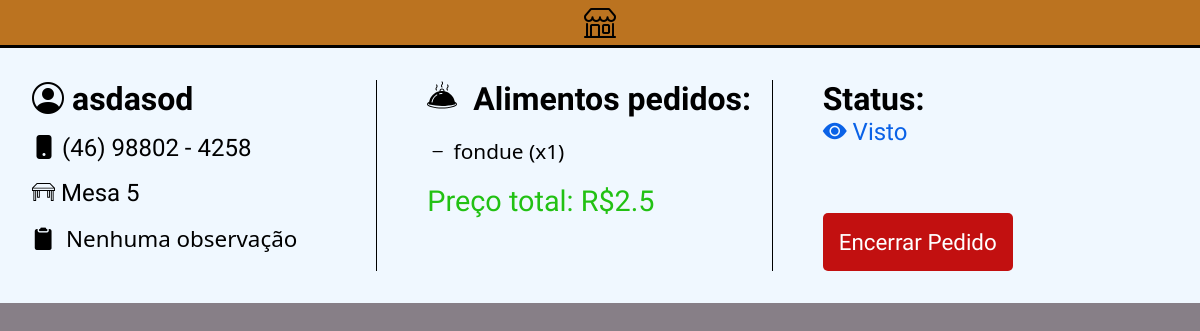
/menu/pedido/38/ (signed in), run on the app's committed database.
### menoo/models.py (models this page shows, shortened)
class Order(models.Model):
    foods = models.ManyToManyField(Food, through='OrderFood')  # Usando o modelo intermediário.
    order_date = models.DateTimeField('Data-Hora do pedido', auto_now_add=True)
    note = models.TextField(_('Observation'), blank=True, default="Nenhuma observação")
    customer_name = models.CharField(_('Customer Name'), max_length=90)
    phone_regex = RegexValidator(
        regex=r'^\d{2}\d{9}$',
        message="O número de telefone deve estar no formato: '(dd)988888888'. Até 11 dígitos são permitidos."
    )
    customer_phone_number = models.CharField(validators=[phone_regex], max_length=11)
    STATUS_CHOICES = [
        ('Aguardando','Aguardando'),
        ('Visto','Visto')
    ]
    status = models.CharField(max_length=22, default='Aguardando', choices=STATUS_CHOICES)
    table = models.IntegerField(_('Número da mesa'), default=None, blank=True, null=True)
    @property
    def preco_total(self):
        return sum(order_food.food.price * order_food.quantity for order_food in self.orderfood_set.all())
    class Meta:
        ordering = ['order_date']

class OrderFood(models.Model):
    order = models.ForeignKey('Order', on_delete=models.CASCADE)
    food = models.ForeignKey(Food, on_delete=models.CASCADE)
    quantity = models.PositiveIntegerField(default=1)
    def __str__(self):
        return f"{self.food.name} (x{self.quantity})"

class Food(models.Model):
    category = models.ForeignKey(Category, on_delete=models.CASCADE)
    name = models.CharField(_('name'), max_length=80)
    description = models.TextField(_('Description'), max_length=250)
    price = models.FloatField(_('Price'), validators=[MinValueValidator(0.0)])
    image = models.ImageField(_('Image Food'), upload_to='foods/', default='logo.avif')
    class Meta:
        ordering = ['price']
        verbose_name = 'Alimento'
        verbose_name_plural = 'Alimentos'

### menoo/views.py (the view)
# urls.py: path('pedido/<int:pk>/', OrderDetail.as_view(), name="order-detail"),
class OrderDetail(LoginRequiredMixin, DetailView):
    model = Order
    template_name = 'order-detail.html'
    context_object_name = 'order'
    def get_context_data(self, **kwargs):
        context = super().get_context_data(**kwargs)
        context["foods"] = OrderFood.objects.filter(order_id=self.object.id)
        return context

### menoo/templates/order-detail.html (shortened to what this page needs)
<!DOCTYPE html>
<html lang="en">
<head>
    {% load static %}
    <link rel="stylesheet" href="{% static "css/menu-orders.css" %}">
</head>
<body>
    <nav class="navbar"><a href="{% url "orders_menu" %}" style="text-decoration:none;color:black;"><i
                class="bi bi-shop"></i></a></nav>
    <section class="order">
        <div class="col-1">
            <h1 class="customer_name"><i class="bi bi-person-circle"></i>&nbsp{{order.customer_name}}</h1>
            <p class="numberphone">&nbsp{{order.customer_phone_number}}</p>
            <p class="table">
                &nbspMesa {{order.table}}
            </p>
            <p class="note" style="font-size:1.4rem;"><i class="bi bi-clipboard2-fill"></i>&nbsp {% if order.note == ""%}Nenhuma observação{% endif %}{{order.note}}</p>
        </div>
        <div class="col-2">
            <h3 class="foods-title">
                &nbspAlimentos pedidos:
            </h3>
            <br>
            <ul>
                {% for food in foods %}
                <li><i class="bi bi-dash"></i>&nbsp{{food}}</li>
                {% endfor %}
            </ul>
            <br>
            <p class="price">Preço total: R${{order.preco_total}}</p>
        </div>
        <div class="col-3" style="border:none;">
            <p class="status-title">Status:</p>
            <p class="status">{% if "Ag" in order.status %}<i class="bi bi-clock-history"></i>{% elif "Vi" in order.status%}<i class="bi bi-eye-fill"></i>{% endif %} {{order.status}}</p>
            <br>
            <form method="post" action="{% url "delete-order" pk=order.pk %}">
                <button class="finish-order btn">Encerrar Pedido</button>
            </form>
        </div>
    </section>
</body>
</html>

### menoo/static/css/menu-orders.css (style rules this page uses)
:root { --main-color: #bb7320; }
* { margin: 0; padding: 0; box-sizing: border-box; }
body { font-family: "New Amsterdam", sans-serif; background-color: #877f87; width: 100%; height: 100%; }
.navbar { display: flex; justify-content: center; align-items: center; width: 100%; height: 6vh; background-color: var(--main-color); border-bottom: 3px black solid; }
.navbar i { font-size: 2rem; padding: 20px; }
p { margin-right: 1.5rem; }
.order { background-color: aliceblue; display: grid; grid-template-columns: repeat(3,1fr); padding: 2rem; gap: 50px; }
.customer_name { font-size: 2rem; margin-bottom: 1rem; }
.col-1 p { font-size: 1.5rem; margin-bottom: 1rem; }
.note { font-family:'Segoe UI', Tahoma, Geneva, Verdana, sans-serif; font-weight: 100; }
.foods-title { font-size: 2rem; }
.col-2 ul { font-size: 1.3rem; list-style:none; font-family: 'Segoe UI', Tahoma, Geneva, Verdana, sans-serif; }
.price { color: #22c113; font-size: 1.8rem; }
.order div { border-right: 1px solid black; }
.status-title { font-size: 2rem; font-weight: bold; }
.status { font-size: 1.5rem; color: #0a62e7; }
.btn { font-family: "New Amsterdam", sans-serif; color: #fff; border: none; padding: 1rem; font-size: 1.4rem; border-radius: 5px; margin-top: 3rem; }
.finish-order { background-color: #c21010; }
form { display: inline-block; }

### data on the page
Order: customer_name "asdasod", table "5", preco_total "2.5", status "Visto"
OrderFood: food+quantity "fondue (x1)"
